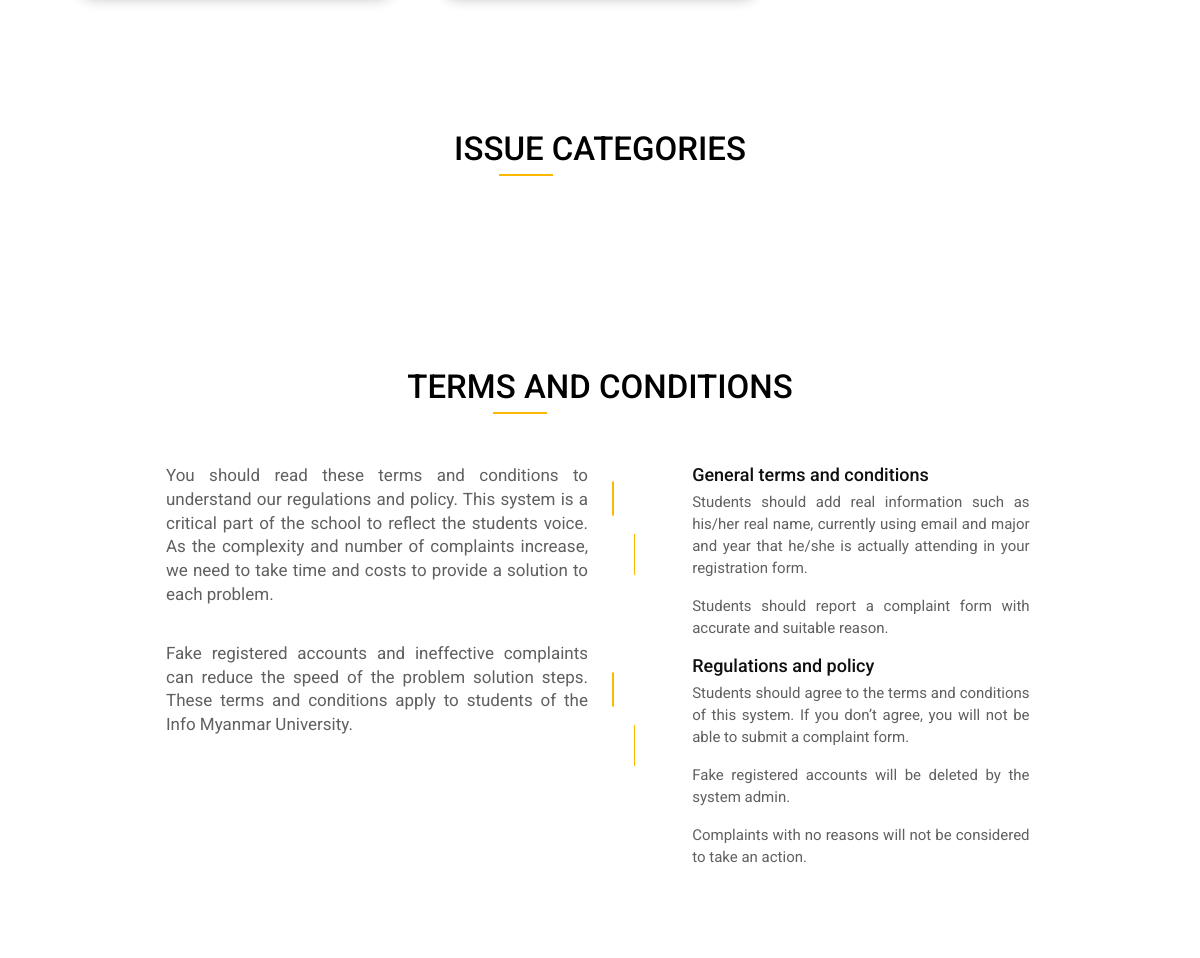
Before: / (middle part) with the older database file.
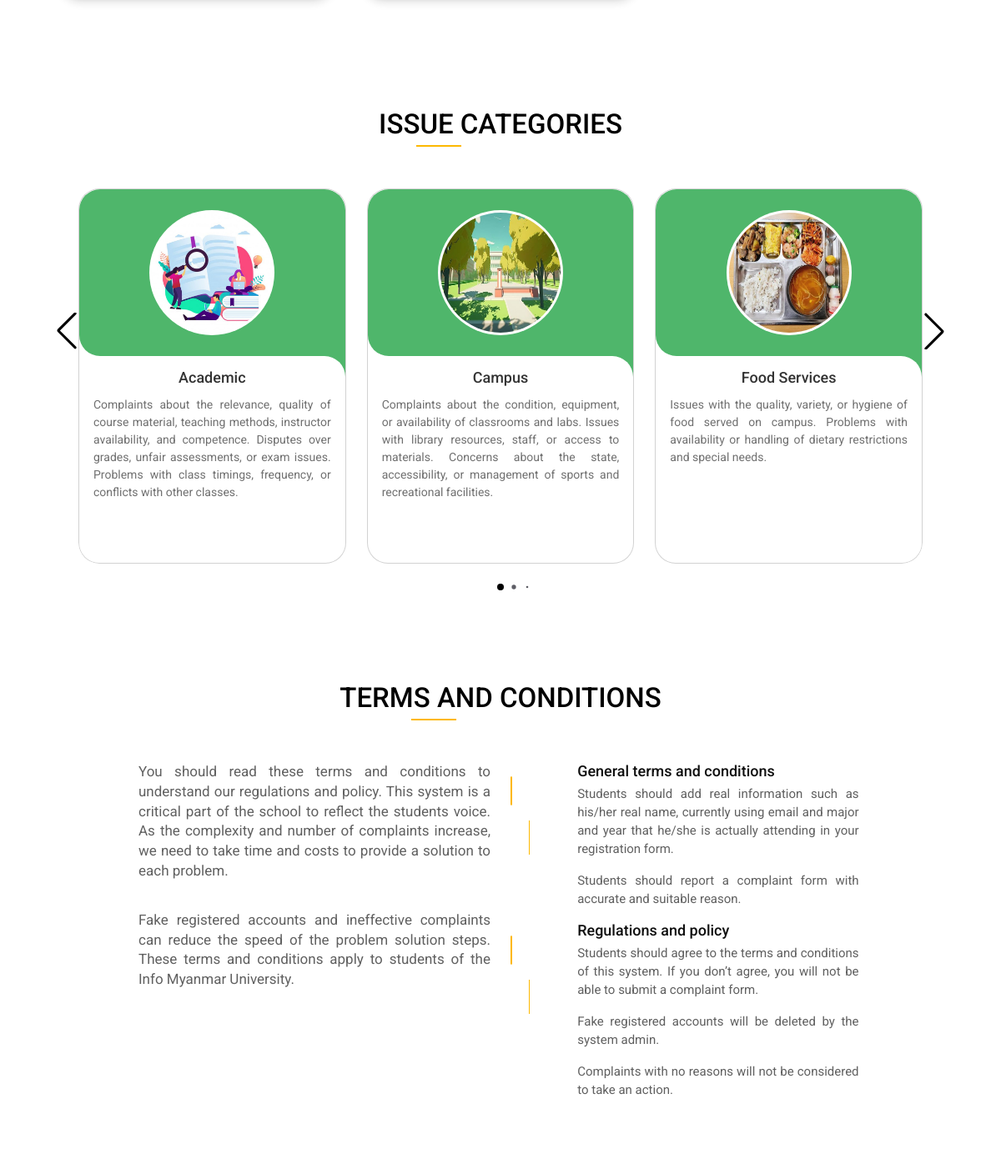
After: the same page with the newer database file.
### website/models.py (models this page shows)
class Category(db.Model):
    id = db.Column(db.Integer, primary_key=True)
    cat_name = db.Column(db.String(255), nullable=False)
    cat_description = db.Column(db.String(255), nullable=False)
    cat_image = db.Column(db.String(255), nullable=False)
    complaints = db.relationship('Complaints')

### app.py (the view, shortened to what this page needs)
@app.route('/', methods=['GET','POST'])
def home():
    categories = Category.query.all()
    return render_template("homepage.html", categories=categories)

### website/templates/homepage.html (shortened to what this page needs)
{% extends "clientlayout.html" %} {% block title %}Home Page{% endblock%}
{% block content %}
<div class="container-fluid" id="main-content">
    <div class="ag-format-container">
        <div class="ag-courses_box">
        </div>
      <div class="slide-container swiper">
        <div class="slide-content">
          <h2 class="aboutus-title">Issue categories</h2>
            <div class="card-wrapper swiper-wrapper">
          {% for cat in categories: %}
                <div class="card swiper-slide">
                    <div class="image-content">
                        <div class="card-image">
                            <img src="{{ url_for('static', filename='images/' + cat.cat_image) }}" class="card-img-top circle-img"
                            alt="...">
                        </div>
                    </div>
                    <div class="card-content">
                        <h2 class="name">{{ cat.cat_name}}</h2>
                        <p class="description">{{ cat.cat_description}}</p>
                    </div>
                </div>
          {% endfor %}
          </div>
        </div>
        <div class="swiper-button-next swiper-navBtn"></div>
        <div class="swiper-button-prev swiper-navBtn"></div>
        <div class="swiper-pagination"></div>
    </div>
<div class="aboutus-section" id="termsNconditions">
    <div class="container">
      <h2 class="aboutus-title">Terms and Conditions</h2>
        <div class="row">
            <div class="col-md-6 col-sm-6 col-xs-12">
                <div class="aboutus">
                    <p class="aboutus-text">
                      You should read these terms and conditions to understand our
                      regulations and policy. This system is a critical part of the
                      school to reflect the students voice. As the complexity and number
                      of complaints increase, we need to take time and costs to provide
                      a solution to each problem.
                    </p>
                    <p class="aboutus-text">
                      Fake registered accounts and ineffective complaints can reduce the
                      speed of the problem solution steps. These terms and conditions
                      apply to students of the Info Myanmar University.
                    </p>
                </div>
            </div>
            <div class="col-md-6 col-sm-6 col-xs-12">
                <div class="feature">
                    <div class="feature-box">
                        <div class="clearfix">
                            <div class="iconset">
                                <span class="glyphicon glyphicon-cog icon"></span>
                            </div>
                            <div class="feature-content">
                                <h4>General terms and conditions</h4>
                                <p>
                                        Students should add real information such as his/her real name, currently
                                        using email and major and year that he/she is actually
                                        attending in your registration form.
                                </p>
                                <p>
                                        Students should report a complaint form with accurate and
                                        suitable reason.
                                </p>
                            </div>
                        </div>
                    </div>
                    <div class="feature-box">
                        <div class="clearfix">
                            <div class="iconset">
                                <span class="glyphicon glyphicon-cog icon"></span>
                            </div>
                            <div class="feature-content">
                                <h4>Regulations and policy</h4>
                                <p>
                                        Students should agree to the terms and conditions of this
                                        system. If you don’t agree, you will not be able to submit a
                                        complaint form.
                                </p>
                                <p>
                                        Fake registered accounts will be deleted by the system
                                        admin.
                                </p>
                                <p>
                                        Complaints with no reasons will not be considered to take an
                                        action.
                                </p>
                            </div>
                        </div>
                    </div>
                </div>
            </div>
        </div>
    </div>
</div>
</div>
</div>
{% endblock %}

### website/templates/clientlayout.html (shortened to what this page needs)
<!DOCTYPE html>
<html lang="en">
  <head>
    <link
      href="https://cdn.jsdelivr.net/npm/bootstrap@5.3.3/dist/css/bootstrap.min.css"
      rel="stylesheet"
    />
    <link
      rel="stylesheet"
      href="https://cdn.jsdelivr.net/npm/bootstrap-icons@1.11.3/font/bootstrap-icons.min.css"
    />
    <link
      rel="stylesheet"
      href="https://unpkg.com/swiper/swiper-bundle.min.css"
    />
    <link
      rel="stylesheet"
      href="https://use.fontawesome.com/releases/v5.15.4/css/all.css"
    />
    <link
      rel="stylesheet"
      type="text/css"
      href="{{ url_for('static', filename='css/clientcss.css') }}"
    />
  </head>
  <body>
    <div class="container">{% block content %} {% endblock %}</div>
  </body>
</html>

### website/static/css/clientcss.css (style rules this page uses)
body { margin: 0; padding: 0; background-color: white; font-family: "Roboto", sans-serif; }
html { scroll-behavior: smooth; }
.container { border-radius: 5px; width: 100%; }
.ag-format-container { width: 100%; max-width: 1142px; margin: 0 auto; }
.ag-courses_box { display: flex; align-items: flex-start; flex-wrap: wrap; padding: 50px 0; }
.slide-container { max-width: 1300px; width: 100%; padding: 40px 0; }
.slide-content { margin: 0 40px; overflow: hidden; border-radius: 25px; }
.card { border-radius: 25px; background-color: #FFF; height: 450px; }
.image-content, .card-content { display: flex; flex-direction: column; align-items: center; padding: 10px 14px; }
.image-content { position: relative; row-gap: 5px; padding: 25px 0; }
.card-image { position: relative; height: 150px; width: 150px; border-radius: 50%; background: #FFF; padding: 3px; overflow: hidden; }
.card-img, .card-img-bottom, .card-img-top { width: 100%; height: 100%; border-radius: 100%; }
.description { font-size: 14px; color: #707070; text-align: justify; margin:3px; overflow: hidden; }
.name { font-size: 18px; font-weight: 500; color: #333; margin-top: 5px; }
.swiper-navBtn { color: #000000; transition: color 0.3s ease; }
.swiper-navBtn::before, .swiper-navBtn::after { font-size: 35px; }
.swiper-button-next { right: 0; }
.swiper-button-prev { left: 0; }
.aboutus-section { padding: 90px 0; }
.aboutus { margin-left: 100px; }
.aboutus-title { font-size: 33px; letter-spacing: 0; line-height: 32px; padding: 0 0 11px; position: relative; text-transform: uppercase; color: #000; margin-top: 15px; margin-bottom: 50px; text-align: center; }
.aboutus-title::after { background: #fdb801 none repeat scroll 0 0; bottom: 0; content: ""; height: 2px; left: 40%; position: absolute; width: 54px; }
.aboutus-text { color: #606060; font-size: 17px; line-height: 1.4; margin: 0 0 35px; text-align: justify; }
.feature .feature-box .iconset { background: #fff none repeat scroll 0 0; float: left; position: relative; width: 10%; }
.feature .feature-box .iconset::after { background: #fdb801 none repeat scroll 0 0; content: ""; height: 58%; left: 43%; position: absolute; top: 100%; width: 1px; }
.feature .feature-box .feature-content h4 { color: #0f0f0f; font-size: 18px; letter-spacing: 0; line-height: 22px; margin: 0 0 5px; }
.feature .feature-box .feature-content { float: left; padding-left: 28px; width: 70%; }
.feature .feature-box .feature-content p { color: #606060; font-size: 15px; line-height: 22px; text-align: justify; }
.icon { color : #f4b841; padding:0px; font-size:40px; border: 1px solid #fdb801; border-radius: 100px; color: #fdb801; font-size: 28px; height: 70px; line-height: 70px; text-align: center; width: 70px; }

Changed rows visible on the page:
added Category: cat_image (picture), cat_name "Academic", cat_description "Complaints about the relevance, quality of course material, teaching methods, instructor availability, and competence. Disputes over grades, unfair assessments, or exam issues. Problems with class timings, frequency, or conflicts with other classes."
added Category: cat_image (picture), cat_name "Campus", cat_description "Complaints about the condition, equipment, or availability of classrooms and labs. Issues with library resources, staff, or access to materials. Concerns about the state, accessibility, or management of sports and recreational facilities."
added Category: cat_image (picture), cat_name "Food Services", cat_description "Issues with the quality, variety, or hygiene of food served on campus. Problems with availability or handling of dietary restrictions and special needs."
